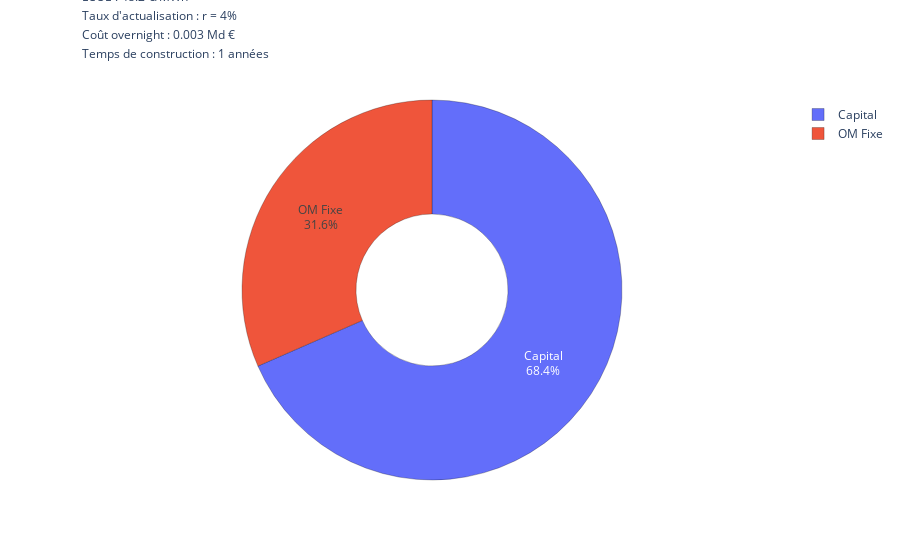
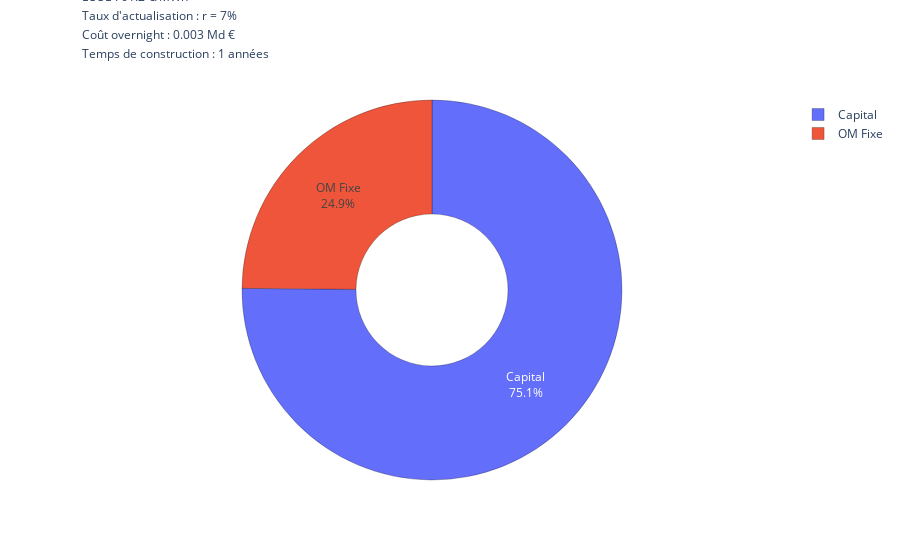

Notebook code cell kept with these figures, in order:
### Markdown cell above
# LCOE Calculation and Share plot

### Code cell
for key in df:
    cost_s = {}
    labels_lcoe = []
    values_lcoe = []
    colors_lcoe = []
    colors_lcoe_cap = []
    
    if b_construction:
        labels_lcoe.append('Capital')
        values_lcoe.append(df[key]["Coût Construction A"].sum())
        colors_lcoe.append('#636EFA')
    
    if b_production:
        if b_production_omfix:
            labels_lcoe.append('OM Fixe')
            values_lcoe.append(df[key]["Coût OM Fixe A"].sum())        
            colors_lcoe.append('#00CC96')
    
    if df[key]["Energie A"].sum() > 0:
        LCOE = sum(values_lcoe)/df[key]["Energie A"].sum()
    
    fig = go.Figure()
    
    fig.add_trace(go.Pie(labels=labels_lcoe, values=values_lcoe, name="LCOE", textinfo='label+percent',hole=.3,sort =False))
    
    fig.add_annotation(text='LCOE : '+str(round(LCOE, 1))+' €/MWh',xref="paper", yref="paper",x=0.0, y=1.30, showarrow=False)
    fig.add_annotation(text='Taux d\'actualisation : '+key,xref="paper", yref="paper",x=0.0, y=1.25, showarrow=False)
    fig.add_annotation(text='Coût overnight : '+str(cost_construction_occ/1e9)+' Md €',xref="paper", yref="paper",x=0.0, y=1.20, showarrow=False)
    fig.add_annotation(text='Temps de construction : '+str(construction_period)+' années',xref="paper", yref="paper",x=0.0, y=1.15, showarrow=False)

    fig.update_traces(hole=.4, hoverinfo="label+percent+name",insidetextorientation='horizontal')
    fig.update_traces(marker=dict(colors=colors_lcoe, line=dict(color='#000000', width=0.25)))
    fig.update_traces(marker=dict(colors=colors_lcoe_cap, line=dict(color='#000000', width=0.25)))

    print('\n','Phases et données : ','\n')
    if b_construction:
        print('\t - Construction:',cost_construction_occ/ power_electric * 1e3,' €/kW')
        print('\t\t * Profile:',b_construction_profile)
        print('\t\t * Méthode IDC:',method_idc)
        print('\t\t * OCC:',round(cost_construction_occ/1e9,3),' Md€')
        print('\t\t * IDC:',round(cost_construction_idc[key]/1e9,3),' Md€')
        print('\t\t * TIC:',round(cost_construction_tic[key]/1e9,3),' Md€')
    if b_production:
        print('\t - Production')
        print('\t\t * OM Fix:',cost_fix_om / power_electric * 1e3,' €/kW')
    print('\n')

    fig.show()
    print('\n')

### Figure 1 — Plotly figure (JSON) as saved in the notebook; plotly's stock layout.template omitted (floating-point values rounded to 4 significant figures)
{"data": [{"hole": 0.4, "hoverinfo": "label+percent+name", "insidetextorientation": "horizontal", "labels": ["Capital", "OM Fixe"], "marker": {"colors": [], "line": {"color": "#000000", "width": 0.25}}, "name": "LCOE", "sort": false, "textinfo": "label+percent", "type": "pie", "values": [3059000.0, 1411000.0]}], "layout": {"annotations": [{"showarrow": false, "text": "LCOE : 48.2 €/MWh", "x": 0, "xref": "paper", "y": 1.3, "yref": "paper"}, {"showarrow": false, "text": "Taux d'actualisation : r = 4%", "x": 0, "xref": "paper", "y": 1.25, "yref": "paper"}, {"showarrow": false, "text": "Coût overnight : 0.003 Md €", "x": 0, "xref": "paper", "y": 1.2, "yref": "paper"}, {"showarrow": false, "text": "Temps de construction : 1 années", "x": 0, "xref": "paper", "y": 1.15, "yref": "paper"}], "autosize": true}}

### Figure 2 — Plotly figure (JSON) as saved in the notebook; plotly's stock layout.template omitted (floating-point values rounded to 4 significant figures)
{"data": [{"hole": 0.4, "hoverinfo": "label+percent+name", "insidetextorientation": "horizontal", "labels": ["Capital", "OM Fixe"], "marker": {"colors": [], "line": {"color": "#000000", "width": 0.25}}, "name": "LCOE", "sort": false, "textinfo": "label+percent", "type": "pie", "values": [3103000.0, 1027000.0]}], "layout": {"annotations": [{"showarrow": false, "text": "LCOE : 61.2 €/MWh", "x": 0, "xref": "paper", "y": 1.3, "yref": "paper"}, {"showarrow": false, "text": "Taux d'actualisation : r = 7%", "x": 0, "xref": "paper", "y": 1.25, "yref": "paper"}, {"showarrow": false, "text": "Coût overnight : 0.003 Md €", "x": 0, "xref": "paper", "y": 1.2, "yref": "paper"}, {"showarrow": false, "text": "Temps de construction : 1 années", "x": 0, "xref": "paper", "y": 1.15, "yref": "paper"}], "autosize": true}}
